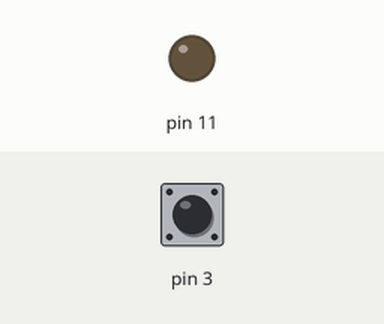
Recording of a sketch running on a simulated Arduino Uno, built with avr-gcc and run on an emulated ATmega328P. Shown: output pins drawn as LEDs (lit = HIGH). Inputs (shaded band) come from the test bench; at power-on: pin 3 LOW.

Above: at 1.2 s.
1.3 s: pin 3 driven HIGH
At 2.0 s:
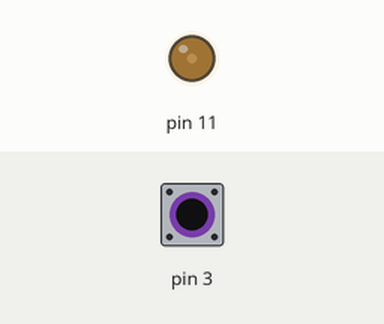
2.8 s: pin 3 pulsed LOW 5 times (0.12 s each, 0.3 s apart)
At 3.07 s:
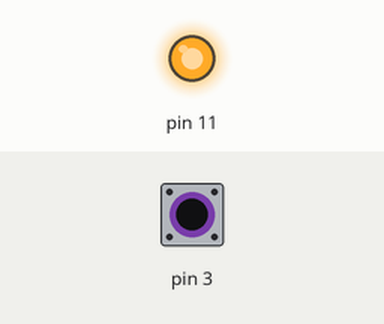
Timing chart, 0 to 5.8 s (numbered marks = the images above; inputs shaded):
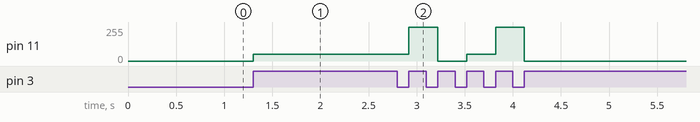

Measured:
- after the input at 1.3 s, pin 11: 0/255 → 50/255 at once
- after the input at 2.8 s, pin 11: 50/255 → 255/255 after 0.12 s, → 0/255 0.30 s later, → 50/255 0.30 s later, → 255/255 0.30 s later, … (5 changes in this stretch)

The sketch:

cntButton.ino
```cpp
void setup() {
  pinMode(3, INPUT);
  pinMode(11, OUTPUT);

  Serial.begin(9600);
}

int cnt = 0;
bool state = true;

void loop() {
  // 버튼 눌러서 밝기 조절
  int btnState = digitalRead(3);
  // Serial.println(btnState)

  if (btnState == 1) {
    if (state == true) {
      cnt++;
      state = false;
    }
  } else if (btnState == 0) {
    state = true;
  }

  if (cnt == 1) {
    analogWrite(11, 50);
  } else if (cnt == 2) {
    analogWrite(11, 255);
  } else if (cnt == 3) {
    analogWrite(11, 0);
    cnt = 0;
  }
}
```
